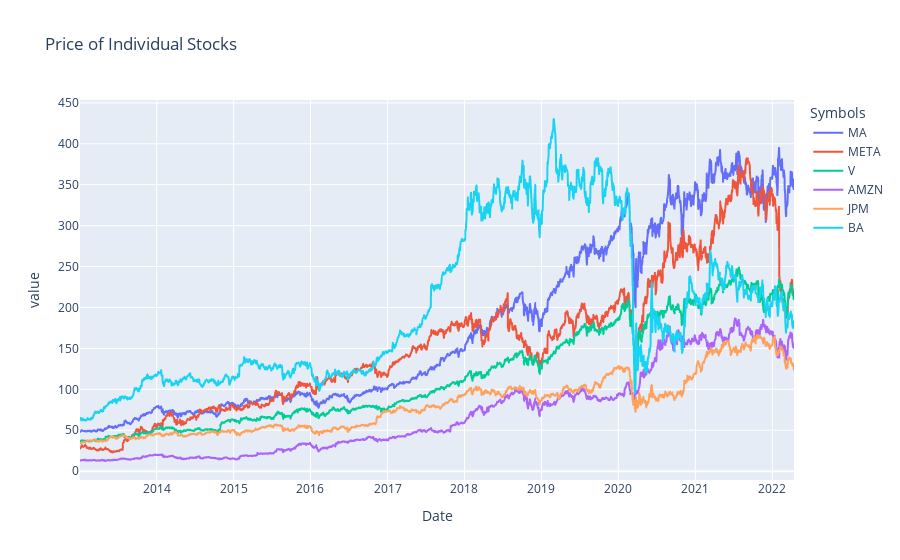

Write notebook code for a chart like this one.
### Markdown cell above
## Plot Individual Stock Prices
The graph is plotted with plotly library. It is an interactive graph.

### Code cell
fig_price = px.line(stocks_df, title='Price of Individual Stocks')
fig_price.show()

### Figure 1 — Plotly figure (JSON) as saved in the notebook; plotly's stock layout.template omitted (floating-point values rounded to 4 significant figures; data arrays with more than 128 entries replaced by an {"elided": "..."} marker saying what was removed)
{"data": [{"hovertemplate": "Symbols=MA<br>Date=%{x}<br>value=%{y}<extra></extra>", "legendgroup": "MA", "line": {"color": "#636efa", "dash": "solid"}, "marker": {"symbol": "circle"}, "mode": "lines", "name": "MA", "showlegend": true, "type": "scattergl", "x": {"elided": "2339 str values"}, "xaxis": "x", "y": {"elided": "2339 float values"}, "yaxis": "y"}, {"hovertemplate": "Symbols=META<br>Date=%{x}<br>value=%{y}<extra></extra>", "legendgroup": "META", "line": {"color": "#EF553B", "dash": "solid"}, "marker": {"symbol": "circle"}, "mode": "lines", "name": "META", "showlegend": true, "type": "scattergl", "x": {"elided": "2339 str values"}, "xaxis": "x", "y": {"elided": "2339 float values"}, "yaxis": "y"}, {"hovertemplate": "Symbols=V<br>Date=%{x}<br>value=%{y}<extra></extra>", "legendgroup": "V", "line": {"color": "#00cc96", "dash": "solid"}, "marker": {"symbol": "circle"}, "mode": "lines", "name": "V", "showlegend": true, "type": "scattergl", "x": {"elided": "2339 str values"}, "xaxis": "x", "y": {"elided": "2339 float values"}, "yaxis": "y"}, {"hovertemplate": "Symbols=AMZN<br>Date=%{x}<br>value=%{y}<extra></extra>", "legendgroup": "AMZN", "line": {"color": "#ab63fa", "dash": "solid"}, "marker": {"symbol": "circle"}, "mode": "lines", "name": "AMZN", "showlegend": true, "type": "scattergl", "x": {"elided": "2339 str values"}, "xaxis": "x", "y": {"elided": "2339 float values"}, "yaxis": "y"}, {"hovertemplate": "Symbols=JPM<br>Date=%{x}<br>value=%{y}<extra></extra>", "legendgroup": "JPM", "line": {"color": "#FFA15A", "dash": "solid"}, "marker": {"symbol": "circle"}, "mode": "lines", "name": "JPM", "showlegend": true, "type": "scattergl", "x": {"elided": "2339 str values"}, "xaxis": "x", "y": {"elided": "2339 float values"}, "yaxis": "y"}, {"hovertemplate": "Symbols=BA<br>Date=%{x}<br>value=%{y}<extra></extra>", "legendgroup": "BA", "line": {"color": "#19d3f3", "dash": "solid"}, "marker": {"symbol": "circle"}, "mode": "lines", "name": "BA", "showlegend": true, "type": "scattergl", "x": {"elided": "2339 str values"}, "xaxis": "x", "y": {"elided": "2339 float values"}, "yaxis": "y"}], "layout": {"legend": {"title": {"text": "Symbols"}, "tracegroupgap": 0}, "title": {"text": "Price of Individual Stocks"}, "xaxis": {"anchor": "y", "domain": [0, 1], "title": {"text": "Date"}}, "yaxis": {"anchor": "x", "domain": [0, 1], "title": {"text": "value"}}}}
